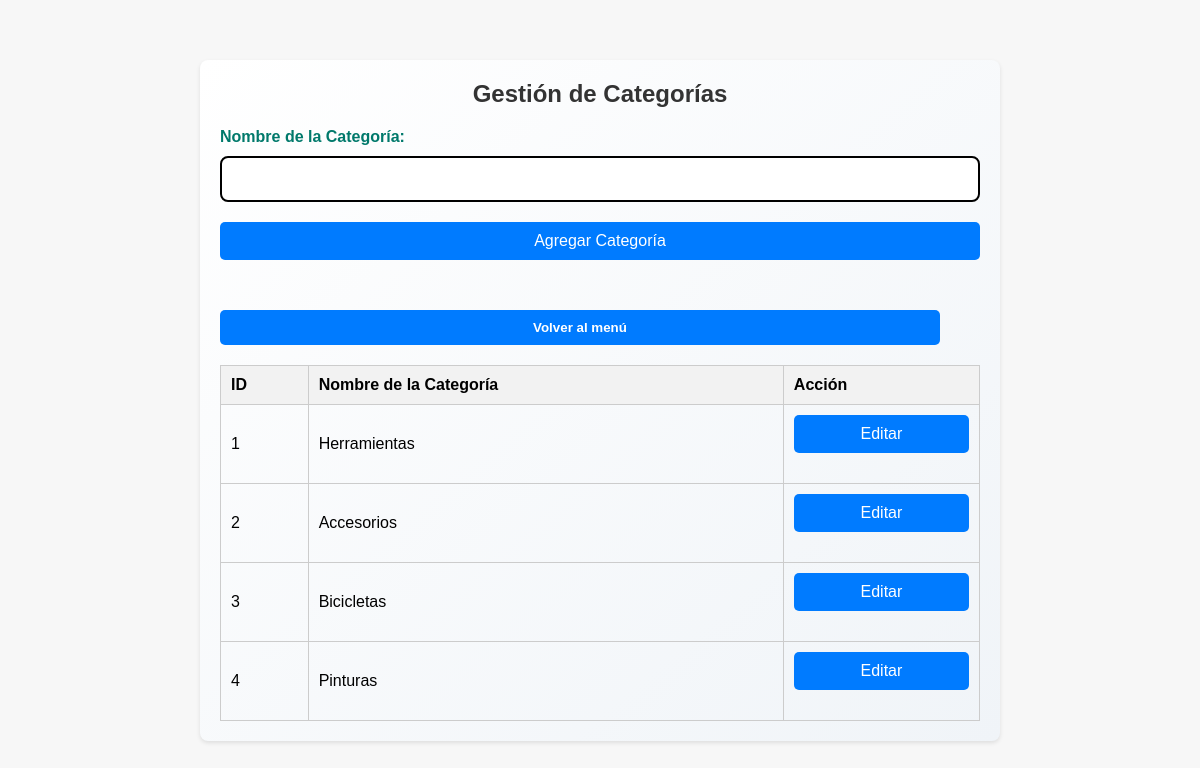
Screenshot of /categorias.php (signed in) with the database file from the repository.
### tables this page shows
CREATE TABLE `categorias` (
  `id` int(11) NOT NULL,
  `nombre_categoria` varchar(50) DEFAULT NULL
);

### permisos.php (called while the page is built)
<?php
function verificarPermisos($perfil, $tabla, $accion) {
    $permisos = [
        'root' => ['ver' => '*', 'editar' => '*'],
        'gerente' => [
            'ver' => '*',
            'editar' => ['clientes', 'productos', 'ventas', 'proveedores', 'almacen', 'detalles_venta', 'categorias']
        ],
        'secretaria' => [
            'ver' => ['clientes', 'productos', 'ventas', 'proveedores', 'almacen', 'detalles_venta', 'categorias'],
            'editar' => ['clientes', 'productos', 'ventas', 'detalles_venta', 'categorias']
        ],
        'empleado' => [
            'ver' => ['clientes', 'productos', 'ventas', 'detalles_venta', 'categorias'],
            'editar' => ['ventas', 'clientes','detalles_venta']
        ]
    ];
     if ($permisos[$perfil][$accion] === '*') {
        return true;
    }
    return in_array($tabla, $permisos[$perfil][$accion]);
}

### categorias.php (the view, shortened to what this page needs)
<?php
include 'permisos.php';
$perfil = $_SESSION['perfil'];
$host = "localhost";
$user = "root";
$pass = "";
$dbname = "tienda-f";
$conn = new mysqli($host, $user, $pass, $dbname);
$sql = "SELECT * FROM categorias";
$result = $conn->query($sql);
?>
<!DOCTYPE html>
<html lang="es">
<head>
    <link rel="stylesheet" href="styles.css">
</head>
<body>
    <div class="container">
        <h1>Gestión de Categorías</h1>
        <form method="POST" action="">
            <label for="nombre_categoria">Nombre de la Categoría:</label>
            <input type="text" id="nombre_categoria" name="nombre_categoria" required>
            <input type="submit" name="agregar" value="Agregar Categoría" class="btn">
        </form>
        <div class="button-group">
            <form method="POST" action="<?php
                if ($_SESSION['perfil'] === 'root') {
                    echo 'root.php';
                } elseif ($_SESSION['perfil'] === 'secretaria') {
                    echo 'lorena.php';
                } elseif ($_SESSION['perfil'] === 'gerente') {
                    echo 'cristian.php';
                } elseif ($_SESSION['perfil'] === 'empleado') {
                    echo 'jeremy.php';
                }
            ?>">
                <button type="submit" class="btn">Volver al menú</button>
            </form>
        </div>
        <table>
            <tr>
                <th>ID</th>
                <th>Nombre de la Categoría</th>
                <?php if (verificarPermisos($perfil, 'categorias', 'editar')): ?>
                    <th>Acción</th>
                <?php endif; ?>
            </tr>
            <?php if ($result->num_rows > 0) {
                while ($row = $result->fetch_assoc()) { ?>
                    <tr>
                        <td><?php echo $row['id']; ?></td>
                        <td>
                            <?php if (isset($_POST['editar']) && $_POST['categoria_id'] == $row['id']): ?>
                                <form method="POST" action="">
                                    <input type="hidden" name="categoria_id" value="<?php echo $row['id']; ?>">
                                    <input type="text" name="nombre_categoria" value="<?php echo $row['nombre_categoria']; ?>" required>
                                    <input type="submit" value="Guardar" class="btn">
                                </form>
                            <?php else: ?>
                                <?php echo $row['nombre_categoria']; ?>
                            <?php endif; ?>
                        </td>
                        <?php if (verificarPermisos($perfil, 'categorias', 'editar')): ?>
                            <td>
                                <form method="POST" action="">
                                    <input type="submit" name="editar" value="Editar" class="btn">
                                </form>
                            </td>
                        <?php endif; ?>
                    </tr>
                <?php }
            } else {
                echo "<tr><td colspan='3'>No hay categorías registradas.</td></tr>";
            } ?>
        </table>
    </div>
</body>
</html>

### styles.css (style rules this page uses)
* { margin: 0; padding: 0; box-sizing: border-box; }
body { font-family: 'Arial', sans-serif; background-color: #f5f5f5; display: flex; justify-content: center; align-items: center; min-height: 100vh; padding: 20px; }
.container { width: 90%; max-width: 500px; background: linear-gradient(to bottom right, #ffffff, #f0f4f8); padding: 30px; border-radius: 15px; box-shadow: 0 10px 30px rgba(0, 0, 0, 0.15); transition: box-shadow 0.3s ease; }
h2, h1 { text-align: center; color: #000000; margin-bottom: 20px; font-size: 24px; }
label { display: block; margin-bottom: 10px; font-weight: bold; color: #00796b; }
input { width: 100%; padding: 12px; margin-bottom: 20px; border: 2px solid #000000; border-radius: 8px; font-size: 16px; transition: border-color 0.3s ease, box-shadow 0.3s ease; }
button { background-color: #2600ff; color: #ffffff; padding: 12px; border: none; border-radius: 5px; cursor: pointer; font-weight: bold; width: calc(100% - 40px); margin-top: 10px; transition: background-color 0.3s; position: relative; }
.button-group { display: flex; justify-content: space-between; margin-top: 20px; gap: 10px; }
.button-group a, .button-group button { flex: 1; }
.button-group { display: block; margin-top: 20px; }

### categorias.php (style rules this page uses)
body { font-family: Arial, sans-serif; margin: 0; padding: 0; background-color: #f7f7f7; }
.container { max-width: 800px; margin: 0 auto; padding: 20px; background-color: white; border-radius: 8px; box-shadow: 0 2px 4px rgba(0, 0, 0, 0.1); }
h1 { text-align: center; color: #333; }
table { width: 100%; border-collapse: collapse; margin-top: 20px; }
th, td { border: 1px solid #ccc; padding: 10px; text-align: left; }
th { background-color: #f2f2f2; }
.btn { padding: 10px; color: white; background-color: #007bff; border: none; border-radius: 5px; cursor: pointer; }

### rows the page displays
categorias: id "1", nombre_categoria "Herramientas"
categorias: id "2", nombre_categoria "Accesorios"
categorias: id "3", nombre_categoria "Bicicletas"
categorias: id "4", nombre_categoria "Pinturas"
